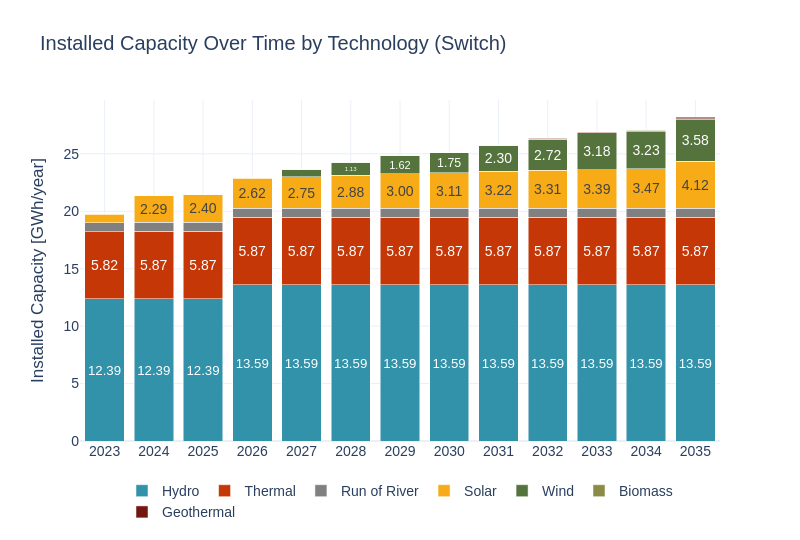

Notebook cell for this chart:
### Code cell
import pandas as pd

cap_inst = pd.read_csv(model_outputs_path + 'BuildGen.csv')
gen_info = pd.read_csv(model_inputs_path + 'gen_info.csv')

# Unir con info de tecnologías
cap_inst = pd.merge(cap_inst, gen_info, left_on='GEN_BLD_YRS_1',
                    right_on='GENERATION_PROJECT', how='inner')
# Filtrar solo plantas activas (gen_max_age > 1)
cap_inst = cap_inst[cap_inst['gen_max_age'] > 1]
# Expandir cada planta en sus años activos
records = []
for _, row in cap_inst.iterrows():
    start_year = row['GEN_BLD_YRS_2']
    end_year = start_year + row['gen_max_age'] - 1
    for year in range(start_year, end_year + 1):
        if year <= 2035:
            records.append({
                'year': year,
                'gen_tech': row['gen_tech'],
                'BuildGen': row['BuildGen']
            })

# Crear nuevo DataFrame con capacidad activa por año
cap_inst_expanded = pd.DataFrame(records)
# Sumar capacidad instalada activa por año y tecnología
cap_inst_switch = cap_inst_expanded.groupby(['year', 'gen_tech'], as_index=False)['BuildGen'].sum()
cap_inst_switch = cap_inst_switch[cap_inst_switch['year'] >= years[0]]
cap_inst_switch = cap_inst_switch[cap_inst_switch['year'] <= years[1]]
cap_inst_switch['BuildGen'] = cap_inst_switch['BuildGen'] / 1000
sw.scenarios.dispatched_generation(cap_inst_switch, 'Installed Capacity', 'GWh', 'year', 'BuildGen', 'gen_tech', scenario_name, 'Switch', 1)
#cap_inst_switch.to_csv('./14_switch.csv')

### Figure 1 — Plotly figure (JSON) as saved in the notebook; plotly's stock layout.template omitted (floating-point values rounded to 4 significant figures)
{"data": [{"alignmentgroup": "True", "hovertemplate": "gen_tech=Hydro<br>Year=%{x}<br>Dispatched Generation (MW)=%{y}<br>text=%{text}<extra></extra>", "insidetextanchor": "middle", "legendgroup": "Hydro", "marker": {"color": "#3292A9", "pattern": {"shape": ""}}, "name": "Hydro", "offsetgroup": "Hydro", "orientation": "v", "showlegend": true, "text": ["12.39", "12.39", "12.39", "13.59", "13.59", "13.59", "13.59", "13.59", "13.59", "13.59", "13.59", "13.59", "13.59"], "textangle": 0, "textposition": "inside", "texttemplate": "%{text}", "type": "bar", "x": [2023, 2024, 2025, 2026, 2027, 2028, 2029, 2030, 2031, 2032, 2033, 2034, 2035], "xaxis": "x", "y": [12.39, 12.39, 12.39, 13.59, 13.59, 13.59, 13.59, 13.59, 13.59, 13.59, 13.59, 13.59, 13.59], "yaxis": "y"}, {"alignmentgroup": "True", "hovertemplate": "gen_tech=Thermal<br>Year=%{x}<br>Dispatched Generation (MW)=%{y}<br>text=%{text}<extra></extra>", "insidetextanchor": "middle", "legendgroup": "Thermal", "marker": {"color": "#C53707", "pattern": {"shape": ""}}, "name": "Thermal", "offsetgroup": "Thermal", "orientation": "v", "showlegend": true, "text": ["5.82", "5.87", "5.87", "5.87", "5.87", "5.87", "5.87", "5.87", "5.87", "5.87", "5.87", "5.87", "5.87"], "textangle": 0, "textposition": "inside", "texttemplate": "%{text}", "type": "bar", "x": [2023, 2024, 2025, 2026, 2027, 2028, 2029, 2030, 2031, 2032, 2033, 2034, 2035], "xaxis": "x", "y": [5.822, 5.873, 5.873, 5.873, 5.873, 5.873, 5.873, 5.873, 5.873, 5.873, 5.873, 5.873, 5.873], "yaxis": "y"}, {"alignmentgroup": "True", "hovertemplate": "gen_tech=Run of River<br>Year=%{x}<br>Dispatched Generation (MW)=%{y}<br>text=%{text}<extra></extra>", "insidetextanchor": "middle", "legendgroup": "Run of River", "marker": {"color": "#808080", "pattern": {"shape": ""}}, "name": "Run of River", "offsetgroup": "Run of River", "orientation": "v", "showlegend": true, "text": ["", "", "", "", "", "", "", "", "", "", "", "", ""], "textangle": 0, "textposition": "inside", "texttemplate": "%{text}", "type": "bar", "x": [2023, 2024, 2025, 2026, 2027, 2028, 2029, 2030, 2031, 2032, 2033, 2034, 2035], "xaxis": "x", "y": [0.782, 0.782, 0.782, 0.782, 0.782, 0.782, 0.782, 0.782, 0.782, 0.782, 0.782, 0.782, 0.782], "yaxis": "y"}, {"alignmentgroup": "True", "hovertemplate": "gen_tech=Solar<br>Year=%{x}<br>Dispatched Generation (MW)=%{y}<br>text=%{text}<extra></extra>", "insidetextanchor": "middle", "legendgroup": "Solar", "marker": {"color": "#F7AB17", "pattern": {"shape": ""}}, "name": "Solar", "offsetgroup": "Solar", "orientation": "v", "showlegend": true, "text": ["", "2.29", "2.40", "2.62", "2.75", "2.88", "3.00", "3.11", "3.22", "3.31", "3.39", "3.47", "4.12"], "textangle": 0, "textposition": "inside", "texttemplate": "%{text}", "type": "bar", "x": [2023, 2024, 2025, 2026, 2027, 2028, 2029, 2030, 2031, 2032, 2033, 2034, 2035], "xaxis": "x", "y": [0.7522, 2.292, 2.402, 2.62, 2.748, 2.876, 2.999, 3.108, 3.217, 3.308, 3.387, 3.467, 4.123], "yaxis": "y"}, {"alignmentgroup": "True", "hovertemplate": "gen_tech=Wind<br>Year=%{x}<br>Dispatched Generation (MW)=%{y}<br>text=%{text}<extra></extra>", "insidetextanchor": "middle", "legendgroup": "Wind", "marker": {"color": "#55733D", "pattern": {"shape": ""}}, "name": "Wind", "offsetgroup": "Wind", "orientation": "v", "showlegend": true, "text": ["", "", "", "", "", "1.13", "1.62", "1.75", "2.30", "2.72", "3.18", "3.23", "3.58"], "textangle": 0, "textposition": "inside", "texttemplate": "%{text}", "type": "bar", "x": [2023, 2024, 2025, 2026, 2027, 2028, 2029, 2030, 2031, 2032, 2033, 2034, 2035], "xaxis": "x", "y": [0.032, 0.032, 0.032, 0.032, 0.6784, 1.128, 1.62, 1.755, 2.302, 2.716, 3.181, 3.226, 3.579], "yaxis": "y"}, {"alignmentgroup": "True", "hovertemplate": "gen_tech=Biomass<br>Year=%{x}<br>Dispatched Generation (MW)=%{y}<br>text=%{text}<extra></extra>", "insidetextanchor": "middle", "legendgroup": "Biomass", "marker": {"color": "#8A8C46", "pattern": {"shape": ""}}, "name": "Biomass", "offsetgroup": "Biomass", "orientation": "v", "showlegend": true, "text": ["", "", "", "", "", "", "", "", "", "", "", ""], "textangle": 0, "textposition": "inside", "texttemplate": "%{text}", "type": "bar", "x": [2024, 2025, 2026, 2027, 2028, 2029, 2030, 2031, 2032, 2033, 2034, 2035], "xaxis": "x", "y": [1.654e-12, 1.467e-10, 5.057e-10, 9.488e-10, 1.394e-09, 1.846e-09, 2.341e-09, 3.274e-09, 0.03186, 0.03186, 0.09881, 0.1], "yaxis": "y"}, {"alignmentgroup": "True", "hovertemplate": "gen_tech=Geothermal<br>Year=%{x}<br>Dispatched Generation (MW)=%{y}<br>text=%{text}<extra></extra>", "insidetextanchor": "middle", "legendgroup": "Geothermal", "marker": {"color": "#73160E", "pattern": {"shape": ""}}, "name": "Geothermal", "offsetgroup": "Geothermal", "orientation": "v", "showlegend": true, "text": ["", "", "", "", "", "", "", "", "", "", "", ""], "textangle": 0, "textposition": "inside", "texttemplate": "%{text}", "type": "bar", "x": [2024, 2025, 2026, 2027, 2028, 2029, 2030, 2031, 2032, 2033, 2034, 2035], "xaxis": "x", "y": [1.646e-12, 1.466e-10, 5.058e-10, 9.488e-10, 1.394e-09, 1.846e-09, 2.342e-09, 3.274e-09, 0.03191, 0.03191, 0.05585, 0.15], "yaxis": "y"}], "layout": {"barmode": "stack", "font": {"family": "Arial", "size": 14}, "height": 540, "legend": {"orientation": "h", "title": {}, "tracegroupgap": 0, "x": 0.5, "xanchor": "center", "y": -0.1}, "title": {"text": "Installed Capacity Over Time by Technology (Switch)"}, "width": 800, "xaxis": {"anchor": "y", "domain": [0, 1], "showgrid": true, "tickangle": 0, "tickfont": {"family": "Arial", "size": 14}, "tickvals": [2023, 2024, 2025, 2026, 2027, 2028, 2029, 2030, 2031, 2032, 2033, 2034, 2035], "title": {"text": ""}}, "yaxis": {"anchor": "x", "domain": [0, 1], "title": {"text": "Installed Capacity [GWh/year]"}}}}
